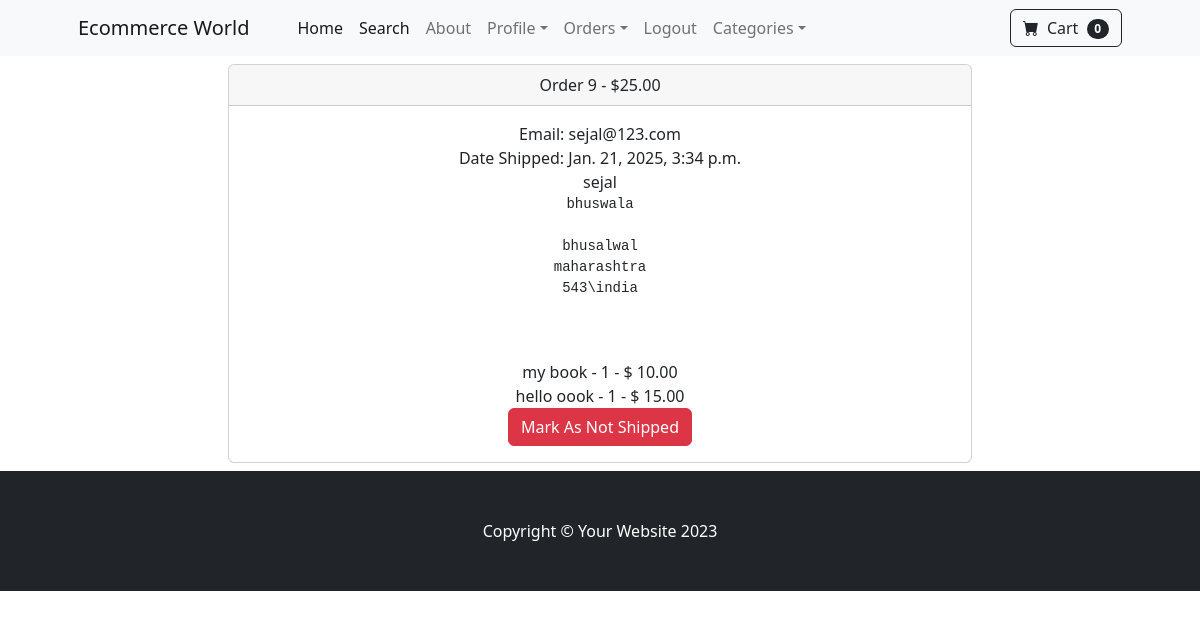
Page /payment/orders/9 (signed in) on the committed database.
### payment/models.py (models this page shows, shortened)
class Order(models.Model):
    user = models.ForeignKey(User, on_delete=models.CASCADE, null=True, blank=True)
    full_name = models.CharField(max_length=250)
    email = models.EmailField(max_length=250)
    shipping_address = models.TextField(max_length=15000)
    amount_paid = models.DecimalField(max_digits=7, decimal_places=2)
    date_ordered = models.DateTimeField(auto_now_add=True)
    shipped = models.BooleanField(default=False)
    date_shipped = models.DateTimeField(blank=True, null=True)

class OrderItem(models.Model):
    order = models.ForeignKey(Order, on_delete=models.CASCADE, null=True)
    product = models.ForeignKey(Product, on_delete=models.CASCADE, null=True)
    user = models.ForeignKey(User, on_delete=models.CASCADE, null=True, blank=True)
    quantity = models.PositiveBigIntegerField(default=1)
    price = models.DecimalField(max_digits=7, decimal_places=2)

### store/models.py (models this page shows)
class Product(models.Model):
    name = models.CharField(max_length=100)
    price = models.DecimalField(default=0, decimal_places=2, max_digits=6)
    category = models.ForeignKey(Category, on_delete=models.CASCADE, default=1)
    decsription = models.CharField(max_length=250, default="", null=True, blank=True)
    image = models.ImageField(upload_to='uploads/products/')
    is_sale = models.BooleanField(default=False)
    sale_price = models.DecimalField(default=0, decimal_places=2, max_digits=6)
    def __str__(self):
        return self.name

### payment/views.py (the view, shortened to what this page needs)
# urls.py: path('orders/<int:pk>', views.orders, name='orders'),
def orders(request, pk):
    if request.user.is_authenticated and request.user.is_superuser:
        order = Order.objects.get(id=pk)
        items = OrderItem.objects.filter(order=pk)
        return render(request, "payment/orders.html", {"order": order, "items": items})
    else:
        messages.success(request, "Access Denied")
        return redirect('home')

### cart/cart.py (called while the page is built)
    def __len__(self):
        return len(self.cart)

### cart/context_processors.py (called while the page is built)
def cart(request):
    return {'cart': Cart(request)}

### payment/templates/payment/orders.html (shortened to what this page needs)
{% extends "base.html" %}
{% block content %}
    <div class="container mt-2 mb-2">
        <div class="row">
            <center>
            <div class="col-lg-8 mx-auto">
                <div class="card">
                    <div class="card-header">
                      Order {{ order.id }} - ${{ order.amount_paid }}
                    </div>
                    <div class="card-body">
                        Email: {{order.email}}</br>
                        {% if order.date_shipped %}
                        Date Shipped: {{ order.date_shipped }}
                        {% else %}
                        Date Ordered: {{ order.date_ordered }}
                        {% endif %}
                        {{ order.full_name }}</br>
                        <pre>{{ order.shipping_address }}
                        </pre></br>
                        {% for item in items %}
                            {{ item.product }} - {{ item.quantity }} - $ {{item.price}}</br>
                        {% endfor %}
                        {% if not order.shipped %}
                        <form method="POST">
                            {% csrf_token %}
                            <input type="hidden" name="shipping_status" value="true">
                            <button type="submit" class="btn btn-success">Mark As Shipped</button>
                        </form>
                        {% else %}
                        <form method="POST">
                            <button type="submit" class="btn btn-danger">Mark As Not Shipped</button>
                        </form>
                        {% endif %}
                    </div>
                  </div>
            </div>
            </center>
        </div>
    </div>
{% endblock %}

### rows in the picture
Order: id "9", amount_paid "25.00", email "sejal@123.com", date_shipped "Jan. 21, 2025, 3:34 p.m.", full_name "sejal", shipping_address "bhuswala bhusalwal maharashtra 543\\india"
OrderItem: product "my book", quantity "1", price "10.00"
OrderItem: product "hello oook", quantity "1", price "15.00"

### other values in the picture
{{ cart|length }} "0"
